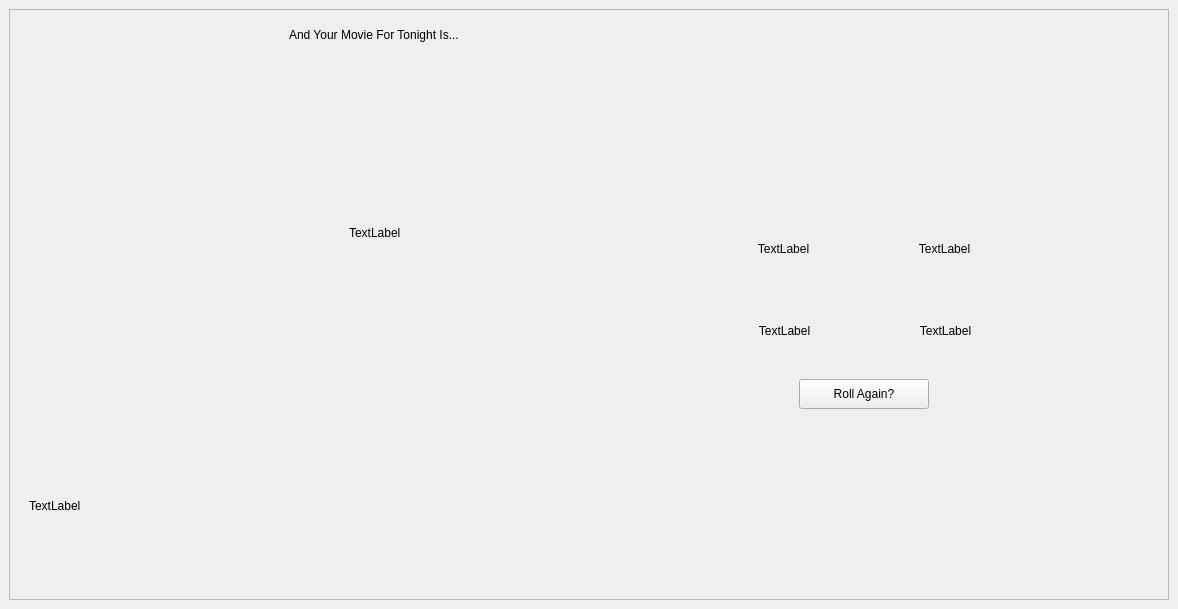
                     <widget class="QWidget" name="new_page">
                      <widget class="QLabel" name="label">
                       <property name="geometry">
                        <rect>
                         <x>9</x>
                         <y>317</y>
                         <width>1160</width>
                         <height>277</height>
                        </rect>
                       </property>
                       <property name="text">
                        <string/>
                       </property>
                       <property name="alignment">
                        <set>Qt::AlignCenter</set>
                       </property>
                      </widget>
                      <widget class="QFrame" name="frame">
                       <property name="geometry">
                        <rect>
                         <x>9</x>
                         <y>9</y>
                         <width>1160</width>
                         <height>591</height>
                        </rect>
                       </property>
                       <property name="frameShape">
                        <enum>QFrame::StyledPanel</enum>
                       </property>
                       <property name="frameShadow">
                        <enum>QFrame::Raised</enum>
                       </property>
                       <widget class="QLabel" name="resultTitle">
                        <property name="geometry">
                         <rect>
                          <x>280</x>
                          <y>10</y>
                          <width>581</width>
                          <height>31</height>
                         </rect>
                        </property>
                        <property name="styleSheet">
                         <string notr="true">font: 700 24pt &quot;Consolas&quot;;</string>
                        </property>
                        <property name="text">
                         <string>And Your Movie For Tonight Is...</string>
                        </property>
                       </widget>
                       <widget class="QLabel" name="Name">
                        <property name="geometry">
                         <rect>
                          <x>340</x>
                          <y>158</y>
                          <width>341</width>
                          <height>131</height>
                         </rect>
                        </property>
                        <property name="sizePolicy">
                         <sizepolicy hsizetype="Fixed" vsizetype="Fixed">
                          <horstretch>0</horstretch>
                          <verstretch>0</verstretch>
                         </sizepolicy>
                        </property>
                        <property name="minimumSize">
                         <size>
                          <width>160</width>
                          <height>50</height>
                         </size>
                        </property>
                        <property name="maximumSize">
                         <size>
                          <width>1000</width>
                          <height>1000</height>
                         </size>
                        </property>
                        <property name="styleSheet">
                         <string notr="true">font: 700 20pt &quot;Consolas&quot;;</string>
                        </property>
                        <property name="text">
                         <string>TextLabel</string>
                        </property>
                        <property name="wordWrap">
                         <bool>true</bool>
                        </property>
                       </widget>
                       <widget class="QLabel" name="Rating">
                        <property name="geometry">
                         <rect>
                          <x>699</x>
                          <y>199</y>
                          <width>151</width>
                          <height>81</height>
                         </rect>
                        </property>
                        <property name="sizePolicy">
                         <sizepolicy hsizetype="Fixed" vsizetype="Fixed">
                          <horstretch>0</horstretch>
                          <verstretch>0</verstretch>
                         </sizepolicy>
                        </property>
                        <property name="minimumSize">
                         <size>
                          <width>110</width>
                          <height>50</height>
                         </size>
                        </property>
                        <property name="maximumSize">
                         <size>
                          <width>1000</width>
                          <height>1000</height>
                         </size>
                        </property>
                        <property name="styleSheet">
                         <string notr="true">font: 700 14pt &quot;Consolas&quot;;</string>
                        </property>
                        <property name="text">
                         <string>TextLabel</string>
                        </property>
                        <property name="alignment">
                         <set>Qt::AlignCenter</set>
                        </property>
                       </widget>
                       <widget class="QLabel" name="Runtime">
                        <property name="geometry">
                         <rect>
                          <x>860</x>
                          <y>199</y>
                          <width>151</width>
                          <height>81</height>
                         </rect>
                        </property>
                        <property name="sizePolicy">
                         <sizepolicy hsizetype="Fixed" vsizetype="Fixed">
                          <horstretch>0</horstretch>
                          <verstretch>0</verstretch>
                         </sizepolicy>
                        </property>
                        <property name="minimumSize">
                         <size>
                          <width>110</width>
                          <height>50</height>
                         </size>
                        </property>
                        <property name="maximumSize">
                         <size>
                          <width>1000</width>
                          <height>1000</height>
                         </size>
                        </property>
                        <property name="styleSheet">
                         <string notr="true">font: 700 14pt &quot;Consolas&quot;;</string>
                        </property>
                        <property name="text">
                         <string>TextLabel</string>
                        </property>
                        <property name="alignment">
                         <set>Qt::AlignCenter</set>
                        </property>
                       </widget>
                       <widget class="QLabel" name="Poster">
                        <property name="geometry">
                         <rect>
                          <x>49</x>
                          <y>59</y>
                          <width>200</width>
                          <height>320</height>
                         </rect>
                        </property>
                        <property name="minimumSize">
                         <size>
                          <width>200</width>
                          <height>320</height>
                         </size>
                        </property>
                        <property name="maximumSize">
                         <size>
                          <width>200</width>
                          <height>320</height>
                         </size>
                        </property>
                        <property name="styleSheet">
                         <string notr="true">background-image: url(:/images/images/images/transparent.png);</string>
                        </property>
                        <property name="text">
                         <string/>
                        </property>
                        <property name="scaledContents">
                         <bool>true</bool>
                        </property>
                       </widget>
                       <widget class="QPushButton" name="rollAgain">
                        <property name="geometry">
                         <rect>
                          <x>790</x>
                          <y>370</y>
                          <width>130</width>
                          <height>30</height>
                         </rect>
                        </property>
                        <property name="sizePolicy">
                         <sizepolicy hsizetype="Fixed" vsizetype="Fixed">
                          <horstretch>0</horstretch>
                          <verstretch>0</verstretch>
                         </sizepolicy>
                        </property>
                        <property name="minimumSize">
                         <size>
                          <width>130</width>
                          <height>30</height>
                         </size>
                        </property>
                        <property name="maximumSize">
                         <size>
                          <width>130</width>
                          <height>30</height>
                         </size>
                        </property>
                        <property name="styleSheet">
                         <string notr="true">font: 700 14pt &quot;Consolas&quot;;</string>
                        </property>
                        <property name="text">
                         <string>Roll Again?</string>
                        </property>
                       </widget>
                      </widget>
                      <widget class="QLabel" name="Description">
                       <property name="geometry">
                        <rect>
                         <x>29</x>
                         <y>420</y>
                         <width>1110</width>
                         <height>171</height>
                        </rect>
                       </property>
                       <property name="sizePolicy">
                        <sizepolicy hsizetype="Fixed" vsizetype="Fixed">
                         <horstretch>0</horstretch>
                         <verstretch>0</verstretch>
                        </sizepolicy>
                       </property>
                       <property name="maximumSize">
                        <size>
                         <width>1110</width>
                         <height>300</height>
                        </size>
                       </property>
                       <property name="styleSheet">
                        <string notr="true">font: 700 14pt &quot;Consolas&quot;;</string>
                       </property>
                       <property name="text">
                        <string>TextLabel</string>
                       </property>
                       <property name="wordWrap">
                        <bool>true</bool>
                       </property>
                      </widget>
                      <widget class="QLabel" name="Genre">
                       <property name="geometry">
                        <rect>
                         <x>709</x>
                         <y>290</y>
                         <width>151</width>
                         <height>81</height>
                        </rect>
                       </property>
                       <property name="sizePolicy">
                        <sizepolicy hsizetype="Fixed" vsizetype="Fixed">
                         <horstretch>0</horstretch>
                         <verstretch>0</verstretch>
                        </sizepolicy>
                       </property>
                       <property name="minimumSize">
                        <size>
                         <width>110</width>
                         <height>50</height>
                        </size>
                       </property>
                       <property name="maximumSize">
                        <size>
                         <width>1000</width>
                         <height>1000</height>
                        </size>
                       </property>
                       <property name="styleSheet">
                        <string notr="true">font: 700 14pt &quot;Consolas&quot;;</string>
                       </property>
                       <property name="text">
                        <string>TextLabel</string>
                       </property>
                       <property name="alignment">
                        <set>Qt::AlignCenter</set>
                       </property>
                      </widget>
                      <widget class="QLabel" name="UserScore">
                       <property name="geometry">
                        <rect>
                         <x>870</x>
                         <y>290</y>
                         <width>151</width>
                         <height>81</height>
                        </rect>
                       </property>
                       <property name="sizePolicy">
                        <sizepolicy hsizetype="Fixed" vsizetype="Fixed">
                         <horstretch>0</horstretch>
                         <verstretch>0</verstretch>
                        </sizepolicy>
                       </property>
                       <property name="minimumSize">
                        <size>
                         <width>110</width>
                         <height>50</height>
                        </size>
                       </property>
                       <property name="maximumSize">
                        <size>
                         <width>1000</width>
                         <height>1000</height>
                        </size>
                       </property>
                       <property name="styleSheet">
                        <string notr="true">font: 700 14pt &quot;Consolas&quot;;</string>
                       </property>
                       <property name="text">
                        <string>TextLabel</string>
                       </property>
                       <property name="alignment">
                        <set>Qt::AlignCenter</set>
                       </property>
                      </widget>
                     </widget>
